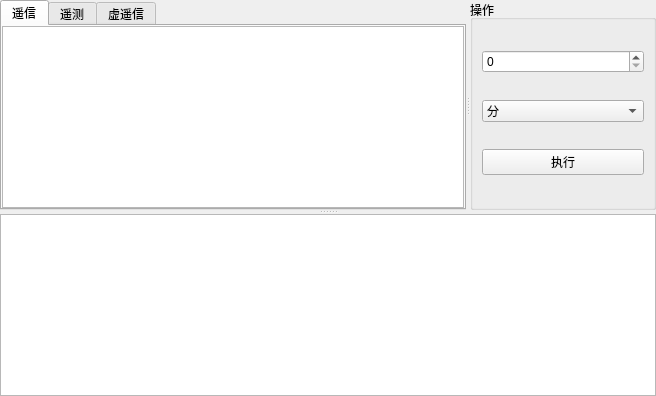
<?xml version="1.0" encoding="UTF-8"?>
<ui version="4.0">
 <class>CDTWorkWidget</class>
 <widget class="QWidget" name="CDTWorkWidget">
  <property name="geometry">
   <rect>
    <x>0</x>
    <y>0</y>
    <width>656</width>
    <height>396</height>
   </rect>
  </property>
  <property name="windowTitle">
   <string>Form</string>
  </property>
  <layout class="QVBoxLayout" name="verticalLayout">
   <property name="leftMargin">
    <number>0</number>
   </property>
   <property name="topMargin">
    <number>0</number>
   </property>
   <property name="rightMargin">
    <number>0</number>
   </property>
   <property name="bottomMargin">
    <number>0</number>
   </property>
   <item>
    <widget class="QSplitter" name="vecSplitter">
     <property name="orientation">
      <enum>Qt::Vertical</enum>
     </property>
     <widget class="QSplitter" name="horSplitter">
      <property name="orientation">
       <enum>Qt::Horizontal</enum>
      </property>
      <widget class="QTabWidget" name="tabPoint">
       <property name="currentIndex">
        <number>0</number>
       </property>
       <widget class="QWidget" name="tabDi">
        <attribute name="title">
         <string>遥信</string>
        </attribute>
        <layout class="QVBoxLayout" name="verticalLayout_2">
         <property name="leftMargin">
          <number>0</number>
         </property>
         <property name="topMargin">
          <number>0</number>
         </property>
         <property name="rightMargin">
          <number>0</number>
         </property>
         <property name="bottomMargin">
          <number>0</number>
         </property>
         <item>
          <widget class="QTableView" name="viewDi"/>
         </item>
        </layout>
       </widget>
       <widget class="QWidget" name="tabAi">
        <attribute name="title">
         <string>遥测</string>
        </attribute>
        <layout class="QVBoxLayout" name="verticalLayout_3">
         <property name="leftMargin">
          <number>0</number>
         </property>
         <property name="topMargin">
          <number>0</number>
         </property>
         <property name="rightMargin">
          <number>0</number>
         </property>
         <property name="bottomMargin">
          <number>0</number>
         </property>
         <item>
          <widget class="QTableView" name="viewAi"/>
         </item>
        </layout>
       </widget>
       <widget class="QWidget" name="tabVYx">
        <attribute name="title">
         <string>虚遥信</string>
        </attribute>
        <layout class="QVBoxLayout" name="verticalLayout_4">
         <property name="leftMargin">
          <number>0</number>
         </property>
         <property name="topMargin">
          <number>0</number>
         </property>
         <property name="rightMargin">
          <number>0</number>
         </property>
         <property name="bottomMargin">
          <number>0</number>
         </property>
         <item>
          <widget class="QTableView" name="viewVYx"/>
         </item>
        </layout>
       </widget>
      </widget>
      <widget class="QGroupBox" name="groupBox">
       <property name="title">
        <string>操作</string>
       </property>
       <layout class="QVBoxLayout" name="verticalLayout_5">
        <item>
         <widget class="QSpinBox" name="edPtId"/>
        </item>
        <item>
         <widget class="QComboBox" name="cbbYKOper">
          <item>
           <property name="text">
            <string>分</string>
           </property>
          </item>
          <item>
           <property name="text">
            <string>合</string>
           </property>
          </item>
         </widget>
        </item>
        <item>
         <widget class="QPushButton" name="btnExecute">
          <property name="text">
           <string>执行</string>
          </property>
         </widget>
        </item>
       </layout>
      </widget>
     </widget>
     <widget class="QTextBrowser" name="textBrowser"/>
    </widget>
   </item>
  </layout>
 </widget>
 <resources/>
 <connections/>
</ui>
